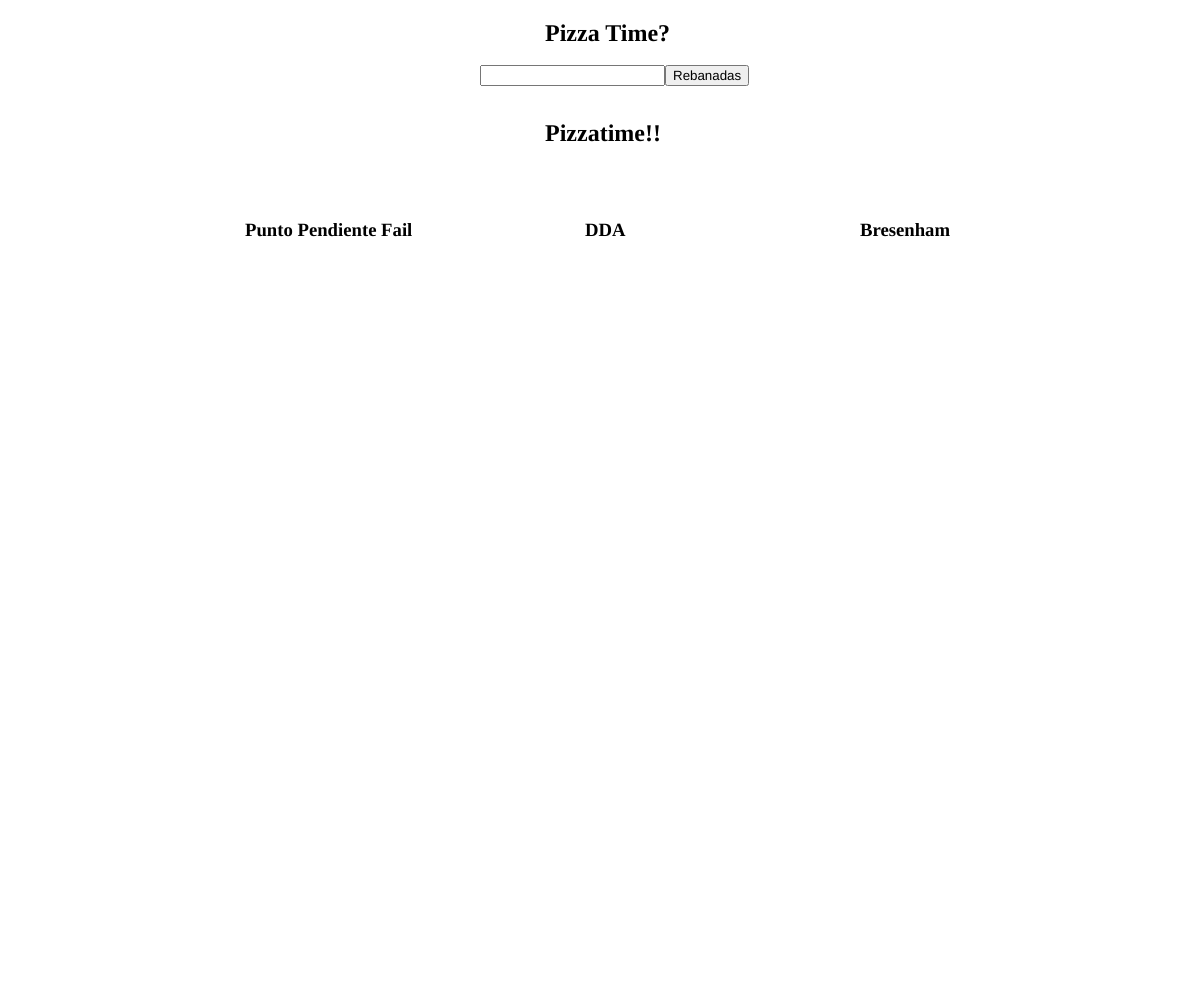
Frame 1 (no input)
Frame 60 (no input): identical to frame 1, image omitted
Frame 120 (the mouse pressed at the canvas centre since frame 60): identical to frame 1, image omitted

The p5.js sketch that drew this single still picture (run headless with seeded random() and noise() and a simulated clock; from frame 60 on, the mouse is pressed at the canvas centre):

// p5.js sketch
// ── sketch.js
let piPP;
let piDDA;
let piBH;
let partes,angulo,step,xp,yp,pPP,pDDA,pBH;
let diametro = 200;

let i;
let newPPF,newDDAF,newBHF;
let testpI,testpF;

let contCirculo=0;

function setup() {
	createCanvas(windowWidth, windowHeight);
	
	console.log(windowWidth)
	input = createInput();
	input.position(windowWidth/2-120, 65);

	button = createButton('Rebanadas');
	button.position(input.x + input.width, 65);
	button.mousePressed(greet);

	greeting = createElement('h2', 'Pizza Time?');
	greeting.position(windowWidth/2-55, 0);

	titulo = createElement('h2', 'Pizzatime!!');
	titulo.position(windowWidth/2-55, 100);
	etiquetaPP = createElement('h3', 'Punto Pendiente Fail');
	etiquetaPP.position(windowWidth/4-55, 200);
	etiquetaDDA = createElement('h3', 'DDA');
	etiquetaDDA.position(windowWidth/4*2-15, 200);
	etiquetaBH = createElement('h3', 'Bresenham');
	etiquetaBH.position(windowWidth/4*3-40, 200);
	

	
	pPP = {x:0,y:0};
	pDDA = {x:0,y:0};
	pBH = {x:0,y:0};

	frameRate(30);



	
}

function draw() {
	

	


	if(angulo<radians(360) && partes >=2){
		piPP = {x: windowWidth/4, y:400};
		piDDA = {x: (windowWidth/4)*2, y:400};
		piBH = {x: (windowWidth/4)*3, y:400};
		if (contCirculo<1) {
			circle(piPP.x, piPP.y,diametro);
			circle(piDDA.x, piDDA.y,diametro);
			circle(piBH.x, piBH.y,diametro);
		}
		contCirculo++;
		xp = Math.floor(diametro/2 * cos(angulo));
		yp = Math.floor(diametro/2 * sin(angulo));
		newPPF = {x:Math.floor(piPP.x+xp),y:Math.floor(piPP.y+yp)};
		newDDAF = {x:Math.floor(piDDA.x+xp),y:Math.floor(piDDA.y+yp)};
		newBHF = {x:Math.floor(piBH.x+xp),y:Math.floor(piBH.y+yp)};
		console.log("new P X: "+newPPF.x+"and "+newPPF.y);
		/*line(piDDA.x,piDDA.y,piDDA.x+xp,piDDA.y+yp);*/
		/*line(piBH.x,piBH.y,piBH.x+xp,piBH.y+yp)*/;

		
		/*ecuaPP(piPP, newPPF);*/
		ecuaDDA(piDDA,newDDAF);
		ecuaDDA(newDDAF,piDDA);
		ecuaBH(piBH,newBHF);
		console.log(piPP.x+" AND piPP Y: "+piPP.y)
		console.log("xp: "+xp+" AND yp: "+yp)
		console.log("step: "+step)
		console.log(radians(360))
		console.log("angulo: "+angulo)
		console.log("partes: "+ partes)
		//line(piPP.x,piPP.y,piPP.x+xp,piPP.y+yp);
		
		console.log(piPP.x)
		angulo+= step;

	}
	
}

function ecuaPP(p1,p2) {
	var dx = p2.x - p1.x;
	var dy = p2.y - p1.y;

	point(p1.x, p1.y)

	var m,b;
	let y,x;

	if (dx >dy || dy ==0) {
		m = dy / dx;
		b = p1.y - m * p1.x
		console.log(m+"&"+b)
		if (dx < 0) {
			dx = -1;
		}else{
			dx = 1
		}
		console.log(dx)
		while(p1.x !=  p2.x){
			
			p1.x += dx;
			y = m * p1.x + b;
			point(p1.x, y)
		}
	}else if (dy !=0 ) {
		m= dx / dy;
		b = p1.x - m*p1.y;
		if (p1.y < 0) {
			dy = -1;
		}else{
			dy = 1;
		}
		while(p1.y !=  p2.y){
		p1.y += dy;
		x = m * p1.y + b;
		point(x, p1.y)
		}
	}
}

function ecuaDDA(p1, p2) {
	var p,xi,yi,k;
	var dx = p2.x - p1.x;
	var dy = p2.y - p1.y;

	point(p1.x, p1.y)

	let y=p1.y,x=p1.x;
	
	if (dx > dy || dy == 0) {
		p = dx;
	} else {
		p = dy;
	}

	xi = dx / p;
    yi = dy / p;

	for(k = 0;k < p;k++){
		x += xi;
		y += yi;
		point(x, y);
	}
}


function ecuaBH(p1, p2){
	var dx = p2.x - p1.x;
	var dy = p2.y - p1.y;

	point(p1.x, p1.y)

	var m,b;
	let y,x,xEnd,stepx,stepy,p,incE,incNE;
	console.log(dx+"&"+dy)

	/* determinar que punto usar para empezar, cual para terminar */
	  if (dy < 0) { 
	    dy = -dy;
	    stepy = -1; 
	  } 
	  else{
	  	stepy = 1;
	  }  
	  if (dx < 0) {  
	    dx = -dx; 
	    stepx = -1; 
	  } 
	  else{
	  	stepx = 1;
	  } 
	    
	  x = p1.x;
	  y = p1.y;
	  point(p1.x, y)


	  if(dx>dy){
	    p = 2*dy - dx;
	    incE = 2*dy;
	    incNE = 2*(dy-dx);
	    while (x != p2.x){
	      x += stepx;
	      if (p < 0){
	        p += incE;
	      }
	      else {
	        y += stepy;
	        p += incNE;
	      }
	      point(x,y)
	    }
	  }else{
	    p = 2*dx - dy;
	    incE = 2*dx;
	    incNE = 2*(dx-dy);
	    while (y != p2.y){
	      y += stepy;
	      if (p < 0){
	        p += incE;
	      }
	      else {
	        x += stepx;
	        p += incNE;
	      }
	      point(x,y);
	    }
	  }
	}


function greet() {
	background('white');
	contCirculo =0;
	piPP = {x: windowWidth/4, y:400};
	piDDA = {x: (windowWidth/4)*2, y:400};
	piBH = {x: (windowWidth/4)*3, y:400};
	/*circle(piPP.x, piPP.y,diametro);
	circle(piDDA.x, piDDA.y,diametro);
	circle(piBH.x, piBH.y,diametro);*/
	partes = input.value();
	step = radians(360/partes);
	angulo= 0;


}
	
